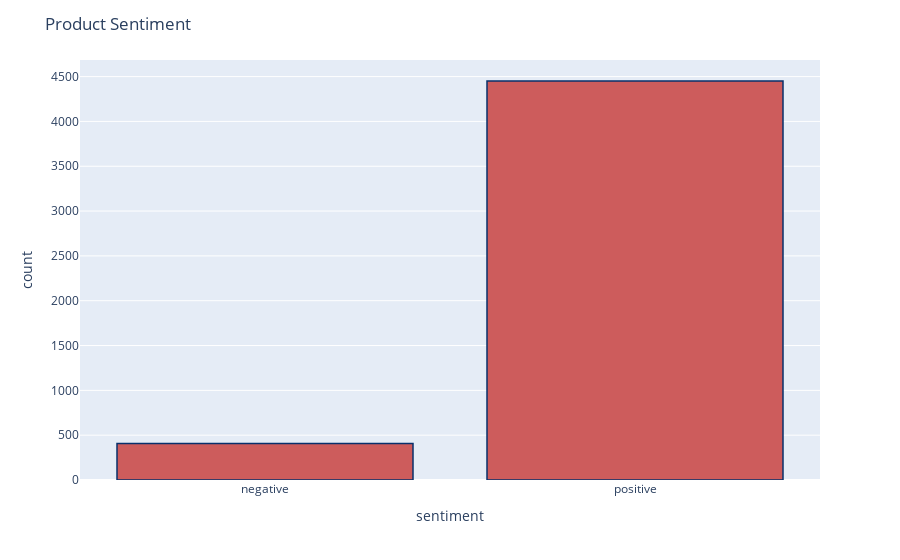

The cell this chart's notebook holds for it:
### Code cell
df['sentiment'] = df['sentiment_val'].replace({-1 : 'negative'})
df['sentiment'] = df['sentiment'].replace({1 : 'positive'})
fig = px.histogram(df, x="sentiment")
fig.update_traces(marker_color="indianred",marker_line_color='rgb(8,48,107)',
                  marker_line_width=1.5)
fig.update_layout(title_text='Product Sentiment')
fig.show()

### Figure 1 — Plotly figure (JSON) as saved in the notebook; plotly's stock layout.template omitted (floating-point values rounded to 4 significant figures; data arrays with more than 128 entries replaced by an {"elided": "..."} marker saying what was removed)
{"data": [{"alignmentgroup": "True", "bingroup": "x", "hovertemplate": "sentiment=%{x}<br>count=%{y}<extra></extra>", "legendgroup": "", "marker": {"color": "indianred", "line": {"color": "rgb(8,48,107)", "width": 1.5}, "pattern": {"shape": ""}}, "name": "", "offsetgroup": "", "orientation": "v", "showlegend": false, "type": "histogram", "x": {"elided": "4857 str values"}, "xaxis": "x", "yaxis": "y"}], "layout": {"autosize": true, "barmode": "relative", "legend": {"tracegroupgap": 0}, "margin": {"t": 60}, "title": {"text": "Product Sentiment"}, "xaxis": {"anchor": "y", "autorange": true, "domain": [0, 1], "range": [-0.5, 1.5], "title": {"text": "sentiment"}, "type": "category"}, "yaxis": {"anchor": "x", "autorange": true, "domain": [0, 1], "range": [0, 4685.0], "title": {"text": "count"}}}}
